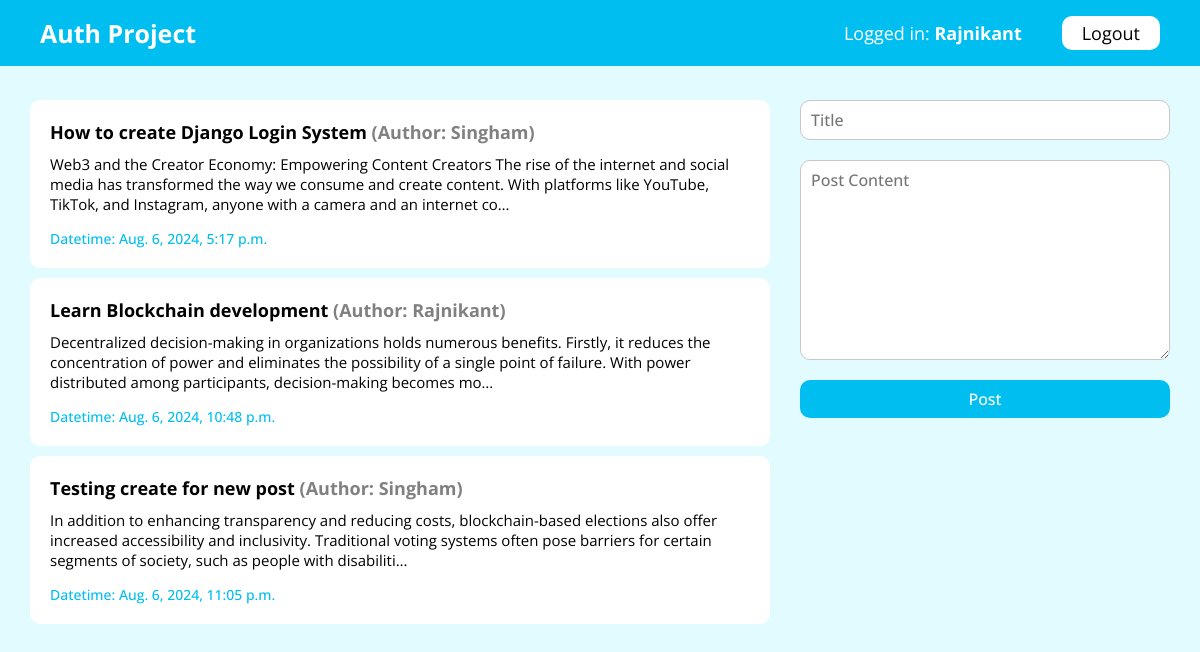
The page / (signed in) on the database its author committed.
### main/models.py (models this page shows, shortened)
class User(models.Model):
    name = models.CharField(max_length=255)
    email = models.EmailField(unique=True)
    password = models.CharField(max_length=255)

class Post(models.Model):
    title = models.CharField(max_length=255)
    content = models.TextField()
    timestamp = models.DateTimeField(default=datetime.now)
    user = models.ForeignKey(User, on_delete=models.CASCADE)

### main/views.py (the view)
# urls.py: path('', views.home),
def home(request):
    if request.session.has_key('logged'):
        email = request.session['logged']
        user = User.objects.get(email=email)
        all_posts = Post.objects.all()
        data = {
            'user': user ,
            'posts': all_posts,
        }
        return render(request, 'main/home.html',data)
    else:
        return redirect('/login/')

### main/templates/main/home.html (shortened to what this page needs)
{% extends "main/base.html" %} {% load static %}  {% block head %}
<link rel="stylesheet" href="{% static 'main/css/home.css' %}" />
{% endblock head %} {% block body %} {% include 'main/navbar.html' %}
<section class="home-container">
  <div class="post-list">
    {% for post in posts %}
    <a class="post-item" href="/post/{{post.id}}/">
      <h3>{{post.title}} <span>(Author: {{post.user.name}})</span></h3>
      <p>{{post.content | truncatechars:250}}</p>
      <h2>Datetime: {{post.timestamp}}</h2>
    </a>
    {% endfor %}
  </div>
  <div class="create-side">
    <form action="/create/" method="post">
      <input type="text" name="title" placeholder="Title" />
      <textarea name="content" placeholder="Post Content"></textarea>
      <button type="submit">Post</button>
    </form>
  </div>
</section>
{% endblock body %}

### main/templates/main/navbar.html
{% load static %}
<link rel="stylesheet" href="{% static 'main/css/navbar.css' %}" />
<nav class="navbar">
  <a href="" class="nav-header"> Auth Project </a>
  <div class="nav-menu">
    <p class="nav-logged">Logged in: <span>{{user.name}}</span></p>
    <a href="/logout/" class="nav-menu-item logout">Logout</a>
  </div>
</nav>

### main/static/main/css/global.css (style rules this page uses)
* { margin: 0; padding: 0; box-sizing: border-box; transition: 0.3s ease-in-out; }
html { scroll-behavior: smooth; }
a { text-decoration: none; }
:root { --primary: rgb(0, 190, 240); --secondary: rgb(220, 30, 80); }
body { font-family: "Open Sans", sans-serif; background: rgb(225, 251, 255); color: black; }

### main/static/main/css/home.css (style rules this page uses)
.home-container { width: 95%; display: flex; align-items: flex-start; justify-content: center; gap: 30px; margin: auto; margin-top: 100px; }
.post-list { flex: 2; display: flex; flex-direction: column; align-items: center; justify-content: flex-start; gap: 10px; }
.post-item { padding: 20px; border-radius: 10px; background: white; cursor: pointer; width: 100%; }
.post-item h3 { font-size: 18px; margin-bottom: 10px; color: black; }
.post-item h3 span { color: gray; }
.post-item p { font-size: 15px; color: black; }
.post-item h2 { font-size: 14px; color: var(--primary); font-weight: 500; margin-top: 15px; }
.create-side { flex: 1; }
.create-side form { display: flex; flex-direction: column; align-items: center; justify-content: flex-start; gap: 20px; width: 100%; }
.create-side form input, .create-side form textarea { width: 100%; padding: 8px 10px; border-radius: 10px; border: none; outline: none; font-family: "Open Sans"; font-size: 16px; font-weight: 500; border: 1px solid rgb(200, 200, 200); }
.create-side form textarea { height: 200px; }
.create-side form button { width: 100%; padding: 8px 10px; border-radius: 10px; border: none; outline: none; background: var(--primary); font-family: "Open Sans"; font-weight: 500; color: white; font-size: 16px; cursor: pointer; }

### main/static/main/css/navbar.css (style rules this page uses)
.navbar { width: 100%; padding: 16px 40px; background: var(--primary); display: flex; align-items: center; justify-content: space-between; position: fixed; top: 0; left: 0; right: 0; }
.nav-header { font-size: 25px; font-weight: bold; color: white; }
.nav-menu { display: flex; align-items: center; justify-content: flex-end; gap: 40px; }
.nav-menu-item { cursor: pointer; color: white; font-size: 18px; }
.nav-logged { font-size: 18px; color: white; font-weight: 400; }
.nav-logged span { font-weight: bold; }
.logout { padding: 5px 20px; border-radius: 10px; background: white; color: black; }

### rows shown on the page
User: name "Rajnikant"
Post: title "How to create Django Login System", user.name "Singham", content "Web3 and the Creator Economy: Empowering Content Creators The rise of the internet and social media has transformed the way we consume and create content. With platforms like YouTube, TikTok, and Instagram, anyone with a camera and an internet co…", timestamp "Aug. 6, 2024, 5:17 p.m."
Post: title "Learn Blockchain development", user.name "Rajnikant", content "Decentralized decision-making in organizations holds numerous benefits. Firstly, it reduces the concentration of power and eliminates the possibility of a single point of failure. With power distributed among participants, decision-making becomes mo…", timestamp "Aug. 6, 2024, 10:48 p.m."
Post: title "Testing create for new post", user.name "Singham", content "In addition to enhancing transparency and reducing costs, blockchain-based elections also offer increased accessibility and inclusivity. Traditional voting systems often pose barriers for certain segments of society, such as people with disabiliti…", timestamp "Aug. 6, 2024, 11:05 p.m."
